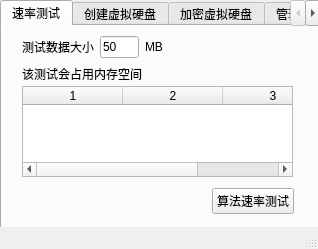
<?xml version="1.0" encoding="UTF-8"?>
<ui version="4.0">
 <class>MainWindow</class>
 <widget class="QMainWindow" name="MainWindow">
  <property name="geometry">
   <rect>
    <x>0</x>
    <y>0</y>
    <width>318</width>
    <height>249</height>
   </rect>
  </property>
  <property name="windowTitle">
   <string>MainWindow</string>
  </property>
  <widget class="QWidget" name="centralwidget">
   <widget class="QTabWidget" name="tabWidget">
    <property name="geometry">
     <rect>
      <x>0</x>
      <y>0</y>
      <width>321</width>
      <height>231</height>
     </rect>
    </property>
    <property name="currentIndex">
     <number>0</number>
    </property>
    <widget class="QWidget" name="tab_10">
     <attribute name="title">
      <string>速率测试</string>
     </attribute>
     <widget class="QWidget" name="layoutWidget_15">
      <property name="geometry">
       <rect>
        <x>20</x>
        <y>10</y>
        <width>141</width>
        <height>22</height>
       </rect>
      </property>
      <layout class="QHBoxLayout" name="horizontalLayout_27">
       <item>
        <widget class="QLabel" name="label_24">
         <property name="text">
          <string>测试数据大小</string>
         </property>
        </widget>
       </item>
       <item>
        <widget class="QLineEdit" name="lineEditSizeSpeedTest">
         <property name="text">
          <string>50</string>
         </property>
        </widget>
       </item>
       <item>
        <widget class="QLabel" name="label_25">
         <property name="text">
          <string>MB</string>
         </property>
        </widget>
       </item>
      </layout>
     </widget>
     <widget class="QWidget" name="horizontalLayoutWidget_12">
      <property name="geometry">
       <rect>
        <x>210</x>
        <y>160</y>
        <width>82</width>
        <height>31</height>
       </rect>
      </property>
      <layout class="QHBoxLayout" name="horizontalLayout_28">
       <item>
        <widget class="QPushButton" name="pushButtonSpeedTest">
         <property name="text">
          <string>算法速率测试</string>
         </property>
        </widget>
       </item>
      </layout>
     </widget>
     <widget class="QLabel" name="label_22">
      <property name="geometry">
       <rect>
        <x>20</x>
        <y>40</y>
        <width>141</width>
        <height>16</height>
       </rect>
      </property>
      <property name="text">
       <string>该测试会占用内存空间</string>
      </property>
     </widget>
     <widget class="QTableWidget" name="tableWidgetSpeedTest">
      <property name="geometry">
       <rect>
        <x>20</x>
        <y>60</y>
        <width>271</width>
        <height>91</height>
       </rect>
      </property>
      <property name="columnCount">
       <number>3</number>
      </property>
      <column/>
      <column/>
      <column/>
     </widget>
    </widget>
    <widget class="QWidget" name="tab">
     <attribute name="title">
      <string>创建虚拟硬盘</string>
     </attribute>
     <widget class="QWidget" name="layoutWidget">
      <property name="geometry">
       <rect>
        <x>20</x>
        <y>10</y>
        <width>241</width>
        <height>22</height>
       </rect>
      </property>
      <layout class="QHBoxLayout" name="horizontalLayout_2">
       <item>
        <widget class="QLabel" name="label_3">
         <property name="text">
          <string>磁盘大小</string>
         </property>
        </widget>
       </item>
       <item>
        <widget class="QLineEdit" name="lineEditSize">
         <property name="text">
          <string>10</string>
         </property>
        </widget>
       </item>
       <item>
        <widget class="QLabel" name="label_4">
         <property name="text">
          <string>MB</string>
         </property>
        </widget>
       </item>
       <item>
        <widget class="QLabel" name="label_5">
         <property name="text">
          <string>硬盘格式:</string>
         </property>
        </widget>
       </item>
       <item>
        <widget class="QComboBox" name="comboBoxFormat">
         <item>
          <property name="text">
           <string>NTFS</string>
          </property>
         </item>
         <item>
          <property name="text">
           <string>FAT</string>
          </property>
         </item>
         <item>
          <property name="text">
           <string>FAT32</string>
          </property>
         </item>
        </widget>
       </item>
      </layout>
     </widget>
     <widget class="QWidget" name="horizontalLayoutWidget">
      <property name="geometry">
       <rect>
        <x>210</x>
        <y>150</y>
        <width>77</width>
        <height>31</height>
       </rect>
      </property>
      <layout class="QHBoxLayout" name="horizontalLayout_4">
       <item>
        <widget class="QPushButton" name="pushButtonCreateVHD">
         <property name="text">
          <string>创建!</string>
         </property>
        </widget>
       </item>
      </layout>
     </widget>
     <widget class="QLabel" name="label_15">
      <property name="geometry">
       <rect>
        <x>20</x>
        <y>40</y>
        <width>241</width>
        <height>16</height>
       </rect>
      </property>
      <property name="styleSheet">
       <string notr="true">color: #FF5930;</string>
      </property>
      <property name="text">
       <string>注意！请在管理员模式下运行该模块功能!</string>
      </property>
     </widget>
    </widget>
    <widget class="QWidget" name="tab_2">
     <attribute name="title">
      <string>加密虚拟硬盘</string>
     </attribute>
     <widget class="QWidget" name="horizontalLayoutWidget_2">
      <property name="geometry">
       <rect>
        <x>210</x>
        <y>160</y>
        <width>77</width>
        <height>31</height>
       </rect>
      </property>
      <layout class="QHBoxLayout" name="horizontalLayout_5">
       <item>
        <widget class="QPushButton" name="pushButtonEncryptVHD">
         <property name="text">
          <string>加密!</string>
         </property>
        </widget>
       </item>
      </layout>
     </widget>
     <widget class="QWidget" name="layoutWidget_2">
      <property name="geometry">
       <rect>
        <x>20</x>
        <y>10</y>
        <width>241</width>
        <height>22</height>
       </rect>
      </property>
      <layout class="QHBoxLayout" name="horizontalLayout">
       <item>
        <widget class="QLabel" name="label">
         <property name="text">
          <string>加密算法:</string>
         </property>
        </widget>
       </item>
       <item>
        <widget class="QComboBox" name="comboBoxAlgorithmEncryptVHD">
         <property name="currentIndex">
          <number>1</number>
         </property>
         <item>
          <property name="text">
           <string>3DES</string>
          </property>
         </item>
         <item>
          <property name="text">
           <string>AES-128</string>
          </property>
         </item>
         <item>
          <property name="text">
           <string>AES-196</string>
          </property>
         </item>
         <item>
          <property name="text">
           <string>AES-256</string>
          </property>
         </item>
        </widget>
       </item>
       <item>
        <widget class="QLabel" name="label_2">
         <property name="text">
          <string>工作模式:</string>
         </property>
        </widget>
       </item>
       <item>
        <widget class="QComboBox" name="comboBoxModeEncryptVHD">
         <item>
          <property name="text">
           <string>ECB</string>
          </property>
         </item>
         <item>
          <property name="text">
           <string>CBC</string>
          </property>
         </item>
         <item>
          <property name="text">
           <string>CTR</string>
          </property>
         </item>
         <item>
          <property name="text">
           <string>CFB</string>
          </property>
         </item>
         <item>
          <property name="text">
           <string>OFB</string>
          </property>
         </item>
        </widget>
       </item>
      </layout>
     </widget>
     <widget class="QWidget" name="layoutWidget_5">
      <property name="geometry">
       <rect>
        <x>20</x>
        <y>40</y>
        <width>241</width>
        <height>22</height>
       </rect>
      </property>
      <layout class="QHBoxLayout" name="horizontalLayout_14">
       <item>
        <widget class="QLabel" name="labelPass_2">
         <property name="enabled">
          <bool>true</bool>
         </property>
         <property name="text">
          <string>输入口令:</string>
         </property>
        </widget>
       </item>
       <item>
        <widget class="QLineEdit" name="lineEditPassEncryptVHD">
         <property name="enabled">
          <bool>true</bool>
         </property>
         <property name="echoMode">
          <enum>QLineEdit::Password</enum>
         </property>
        </widget>
       </item>
      </layout>
     </widget>
     <widget class="QLabel" name="label_16">
      <property name="geometry">
       <rect>
        <x>20</x>
        <y>70</y>
        <width>241</width>
        <height>16</height>
       </rect>
      </property>
      <property name="styleSheet">
       <string notr="true">color: #FF5930;</string>
      </property>
      <property name="text">
       <string>注意！请在管理员模式下运行该模块功能!</string>
      </property>
     </widget>
    </widget>
    <widget class="QWidget" name="tab_5">
     <attribute name="title">
      <string>管理虚拟磁盘</string>
     </attribute>
     <widget class="QWidget" name="horizontalLayoutWidget_3">
      <property name="geometry">
       <rect>
        <x>110</x>
        <y>160</y>
        <width>77</width>
        <height>31</height>
       </rect>
      </property>
      <layout class="QHBoxLayout" name="horizontalLayout_7">
       <item>
        <widget class="QPushButton" name="pushButtonLoadVHD">
         <property name="text">
          <string>加载!</string>
         </property>
        </widget>
       </item>
      </layout>
     </widget>
     <widget class="QWidget" name="horizontalLayoutWidget_5">
      <property name="geometry">
       <rect>
        <x>210</x>
        <y>160</y>
        <width>77</width>
        <height>31</height>
       </rect>
      </property>
      <layout class="QHBoxLayout" name="horizontalLayout_8">
       <item>
        <widget class="QPushButton" name="pushButtonUnmountVHD">
         <property name="text">
          <string>弹出!</string>
         </property>
        </widget>
       </item>
      </layout>
     </widget>
     <widget class="QWidget" name="layoutWidget_10">
      <property name="geometry">
       <rect>
        <x>20</x>
        <y>40</y>
        <width>241</width>
        <height>22</height>
       </rect>
      </property>
      <layout class="QHBoxLayout" name="horizontalLayout_15">
       <item>
        <widget class="QLabel" name="labelPass_3">
         <property name="enabled">
          <bool>true</bool>
         </property>
         <property name="text">
          <string>输入口令:</string>
         </property>
        </widget>
       </item>
       <item>
        <widget class="QLineEdit" name="lineEditPassManageVHD">
         <property name="enabled">
          <bool>true</bool>
         </property>
         <property name="echoMode">
          <enum>QLineEdit::Password</enum>
         </property>
        </widget>
       </item>
      </layout>
     </widget>
     <widget class="QWidget" name="layoutWidget_6">
      <property name="geometry">
       <rect>
        <x>20</x>
        <y>10</y>
        <width>241</width>
        <height>22</height>
       </rect>
      </property>
      <layout class="QHBoxLayout" name="horizontalLayout_10">
       <item>
        <widget class="QLabel" name="label_10">
         <property name="text">
          <string>加密算法:</string>
         </property>
        </widget>
       </item>
       <item>
        <widget class="QComboBox" name="comboBoxAlgorithmManageVHD">
         <property name="currentIndex">
          <number>1</number>
         </property>
         <item>
          <property name="text">
           <string>3DES</string>
          </property>
         </item>
         <item>
          <property name="text">
           <string>AES-128</string>
          </property>
         </item>
         <item>
          <property name="text">
           <string>AES-196</string>
          </property>
         </item>
         <item>
          <property name="text">
           <string>AES-256</string>
          </property>
         </item>
        </widget>
       </item>
       <item>
        <widget class="QLabel" name="label_11">
         <property name="text">
          <string>工作模式:</string>
         </property>
        </widget>
       </item>
       <item>
        <widget class="QComboBox" name="comboBoxModeManageVHD">
         <item>
          <property name="text">
           <string>ECB</string>
          </property>
         </item>
         <item>
          <property name="text">
           <string>CBC</string>
          </property>
         </item>
         <item>
          <property name="text">
           <string>CTR</string>
          </property>
         </item>
         <item>
          <property name="text">
           <string>CFB</string>
          </property>
         </item>
         <item>
          <property name="text">
           <string>OFB</string>
          </property>
         </item>
        </widget>
       </item>
      </layout>
     </widget>
     <widget class="QLabel" name="label_17">
      <property name="geometry">
       <rect>
        <x>20</x>
        <y>70</y>
        <width>241</width>
        <height>16</height>
       </rect>
      </property>
      <property name="styleSheet">
       <string notr="true">color: #FF5930;</string>
      </property>
      <property name="text">
       <string>注意！请在管理员模式下运行该模块功能!</string>
      </property>
     </widget>
    </widget>
    <widget class="QWidget" name="tab_3">
     <attribute name="title">
      <string>加密文件</string>
     </attribute>
     <widget class="QWidget" name="layoutWidget_3">
      <property name="geometry">
       <rect>
        <x>20</x>
        <y>10</y>
        <width>241</width>
        <height>22</height>
       </rect>
      </property>
      <layout class="QHBoxLayout" name="horizontalLayout_3">
       <item>
        <widget class="QLabel" name="label_6">
         <property name="text">
          <string>加密算法:</string>
         </property>
        </widget>
       </item>
       <item>
        <widget class="QComboBox" name="comboBoxAlgorithmEncryptFile">
         <property name="currentIndex">
          <number>1</number>
         </property>
         <item>
          <property name="text">
           <string>3DES</string>
          </property>
         </item>
         <item>
          <property name="text">
           <string>AES-128</string>
          </property>
         </item>
         <item>
          <property name="text">
           <string>AES-196</string>
          </property>
         </item>
         <item>
          <property name="text">
           <string>AES-256</string>
          </property>
         </item>
        </widget>
       </item>
       <item>
        <widget class="QLabel" name="label_7">
         <property name="text">
          <string>工作模式:</string>
         </property>
        </widget>
       </item>
       <item>
        <widget class="QComboBox" name="comboBoxModeEncryptFile">
         <item>
          <property name="text">
           <string>ECB</string>
          </property>
         </item>
         <item>
          <property name="text">
           <string>CBC</string>
          </property>
         </item>
         <item>
          <property name="text">
           <string>CTR</string>
          </property>
         </item>
         <item>
          <property name="text">
           <string>CFB</string>
          </property>
         </item>
         <item>
          <property name="text">
           <string>OFB</string>
          </property>
         </item>
        </widget>
       </item>
      </layout>
     </widget>
     <widget class="QWidget" name="layoutWidget_7">
      <property name="geometry">
       <rect>
        <x>20</x>
        <y>40</y>
        <width>241</width>
        <height>22</height>
       </rect>
      </property>
      <layout class="QHBoxLayout" name="horizontalLayout_16">
       <item>
        <widget class="QLabel" name="labelPass_4">
         <property name="enabled">
          <bool>true</bool>
         </property>
         <property name="text">
          <string>输入口令:</string>
         </property>
        </widget>
       </item>
       <item>
        <widget class="QLineEdit" name="lineEditPassEncryptFile">
         <property name="enabled">
          <bool>true</bool>
         </property>
         <property name="echoMode">
          <enum>QLineEdit::Password</enum>
         </property>
        </widget>
       </item>
      </layout>
     </widget>
     <widget class="QWidget" name="horizontalLayoutWidget_4">
      <property name="geometry">
       <rect>
        <x>210</x>
        <y>160</y>
        <width>77</width>
        <height>31</height>
       </rect>
      </property>
      <layout class="QHBoxLayout" name="horizontalLayout_6">
       <item>
        <widget class="QPushButton" name="pushButtonEncryptFile">
         <property name="text">
          <string>加密!</string>
         </property>
        </widget>
       </item>
      </layout>
     </widget>
    </widget>
    <widget class="QWidget" name="tab_6">
     <attribute name="title">
      <string>解密文件</string>
     </attribute>
     <widget class="QWidget" name="horizontalLayoutWidget_6">
      <property name="geometry">
       <rect>
        <x>210</x>
        <y>160</y>
        <width>77</width>
        <height>31</height>
       </rect>
      </property>
      <layout class="QHBoxLayout" name="horizontalLayout_11">
       <item>
        <widget class="QPushButton" name="pushButtonDecryptFile">
         <property name="text">
          <string>解密!</string>
         </property>
        </widget>
       </item>
      </layout>
     </widget>
     <widget class="QWidget" name="layoutWidget_11">
      <property name="geometry">
       <rect>
        <x>20</x>
        <y>10</y>
        <width>241</width>
        <height>22</height>
       </rect>
      </property>
      <layout class="QHBoxLayout" name="horizontalLayout_12">
       <item>
        <widget class="QLabel" name="label_12">
         <property name="text">
          <string>加密算法:</string>
         </property>
        </widget>
       </item>
       <item>
        <widget class="QComboBox" name="comboBoxAlgorithmDecryptFile">
         <property name="currentIndex">
          <number>1</number>
         </property>
         <item>
          <property name="text">
           <string>3DES</string>
          </property>
         </item>
         <item>
          <property name="text">
           <string>AES-128</string>
          </property>
         </item>
         <item>
          <property name="text">
           <string>AES-196</string>
          </property>
         </item>
         <item>
          <property name="text">
           <string>AES-256</string>
          </property>
         </item>
        </widget>
       </item>
       <item>
        <widget class="QLabel" name="label_13">
         <property name="text">
          <string>工作模式:</string>
         </property>
        </widget>
       </item>
       <item>
        <widget class="QComboBox" name="comboBoxModeDecryptFile">
         <item>
          <property name="text">
           <string>ECB</string>
          </property>
         </item>
         <item>
          <property name="text">
           <string>CBC</string>
          </property>
         </item>
         <item>
          <property name="text">
           <string>CTR</string>
          </property>
         </item>
         <item>
          <property name="text">
           <string>CFB</string>
          </property>
         </item>
         <item>
          <property name="text">
           <string>OFB</string>
          </property>
         </item>
        </widget>
       </item>
      </layout>
     </widget>
     <widget class="QWidget" name="layoutWidget_8">
      <property name="geometry">
       <rect>
        <x>20</x>
        <y>40</y>
        <width>241</width>
        <height>22</height>
       </rect>
      </property>
      <layout class="QHBoxLayout" name="horizontalLayout_17">
       <item>
        <widget class="QLabel" name="labelPass_5">
         <property name="enabled">
          <bool>true</bool>
         </property>
         <property name="text">
          <string>输入口令:</string>
         </property>
        </widget>
       </item>
       <item>
        <widget class="QLineEdit" name="lineEditPassDecryptFile">
         <property name="enabled">
          <bool>true</bool>
         </property>
         <property name="echoMode">
          <enum>QLineEdit::Password</enum>
         </property>
        </widget>
       </item>
      </layout>
     </widget>
    </widget>
    <widget class="QWidget" name="tab_4">
     <attribute name="title">
      <string>加/解密文本</string>
     </attribute>
     <widget class="QWidget" name="layoutWidget_9">
      <property name="geometry">
       <rect>
        <x>20</x>
        <y>40</y>
        <width>241</width>
        <height>22</height>
       </rect>
      </property>
      <layout class="QHBoxLayout" name="horizontalLayout_18">
       <item>
        <widget class="QLabel" name="labelPass_6">
         <property name="enabled">
          <bool>true</bool>
         </property>
         <property name="text">
          <string>输入口令:</string>
         </property>
        </widget>
       </item>
       <item>
        <widget class="QLineEdit" name="lineEditPassText">
         <property name="enabled">
          <bool>true</bool>
         </property>
         <property name="echoMode">
          <enum>QLineEdit::Password</enum>
         </property>
        </widget>
       </item>
      </layout>
     </widget>
     <widget class="QWidget" name="layoutWidget_4">
      <property name="geometry">
       <rect>
        <x>20</x>
        <y>10</y>
        <width>241</width>
        <height>22</height>
       </rect>
      </property>
      <layout class="QHBoxLayout" name="horizontalLayout_9">
       <item>
        <widget class="QLabel" name="label_8">
         <property name="text">
          <string>加密算法:</string>
         </property>
        </widget>
       </item>
       <item>
        <widget class="QComboBox" name="comboBoxAlgorithmText">
         <property name="currentIndex">
          <number>1</number>
         </property>
         <item>
          <property name="text">
           <string>3DES</string>
          </property>
         </item>
         <item>
          <property name="text">
           <string>AES-128</string>
          </property>
         </item>
         <item>
          <property name="text">
           <string>AES-196</string>
          </property>
         </item>
         <item>
          <property name="text">
           <string>AES-256</string>
          </property>
         </item>
        </widget>
       </item>
       <item>
        <widget class="QLabel" name="label_9">
         <property name="text">
          <string>工作模式:</string>
         </property>
        </widget>
       </item>
       <item>
        <widget class="QComboBox" name="comboBoxModeText">
         <item>
          <property name="text">
           <string>ECB</string>
          </property>
         </item>
         <item>
          <property name="text">
           <string>CBC</string>
          </property>
         </item>
         <item>
          <property name="text">
           <string>CTR</string>
          </property>
         </item>
         <item>
          <property name="text">
           <string>CFB</string>
          </property>
         </item>
         <item>
          <property name="text">
           <string>OFB</string>
          </property>
         </item>
        </widget>
       </item>
      </layout>
     </widget>
     <widget class="QTextEdit" name="textEditPlainText">
      <property name="geometry">
       <rect>
        <x>20</x>
        <y>70</y>
        <width>111</width>
        <height>101</height>
       </rect>
      </property>
     </widget>
     <widget class="QTextEdit" name="textEditEncryptText">
      <property name="geometry">
       <rect>
        <x>183</x>
        <y>70</y>
        <width>111</width>
        <height>101</height>
       </rect>
      </property>
     </widget>
     <widget class="QWidget" name="layoutWidget">
      <property name="geometry">
       <rect>
        <x>140</x>
        <y>90</y>
        <width>31</width>
        <height>54</height>
       </rect>
      </property>
      <layout class="QVBoxLayout" name="verticalLayout">
       <item>
        <widget class="QPushButton" name="pushButtonEncryptText">
         <property name="text">
          <string>&gt;&gt;&gt;</string>
         </property>
        </widget>
       </item>
       <item>
        <widget class="QPushButton" name="pushButtonDecryptText">
         <property name="text">
          <string>&lt;&lt;&lt;</string>
         </property>
        </widget>
       </item>
      </layout>
     </widget>
     <widget class="QLabel" name="label_18">
      <property name="geometry">
       <rect>
        <x>20</x>
        <y>180</y>
        <width>54</width>
        <height>12</height>
       </rect>
      </property>
      <property name="text">
       <string>原文</string>
      </property>
     </widget>
     <widget class="QLabel" name="label_19">
      <property name="geometry">
       <rect>
        <x>180</x>
        <y>180</y>
        <width>54</width>
        <height>12</height>
       </rect>
      </property>
      <property name="text">
       <string>密文</string>
      </property>
     </widget>
    </widget>
    <widget class="QWidget" name="tab_7">
     <attribute name="title">
      <string>文件损毁检验</string>
     </attribute>
     <widget class="QTextEdit" name="textEditHash">
      <property name="geometry">
       <rect>
        <x>20</x>
        <y>40</y>
        <width>271</width>
        <height>71</height>
       </rect>
      </property>
     </widget>
     <widget class="QWidget" name="horizontalLayoutWidget_7">
      <property name="geometry">
       <rect>
        <x>210</x>
        <y>160</y>
        <width>77</width>
        <height>31</height>
       </rect>
      </property>
      <layout class="QHBoxLayout" name="horizontalLayout_19">
       <item>
        <widget class="QPushButton" name="pushButtonVerifyHash">
         <property name="text">
          <string>验证HASH!</string>
         </property>
        </widget>
       </item>
      </layout>
     </widget>
     <widget class="QWidget" name="layoutWidget_12">
      <property name="geometry">
       <rect>
        <x>20</x>
        <y>10</y>
        <width>111</width>
        <height>22</height>
       </rect>
      </property>
      <layout class="QHBoxLayout" name="horizontalLayout_20">
       <item>
        <widget class="QLabel" name="label_14">
         <property name="text">
          <string>HASH算法:</string>
         </property>
        </widget>
       </item>
       <item>
        <widget class="QComboBox" name="comboBoxHashMode">
         <property name="currentIndex">
          <number>0</number>
         </property>
         <item>
          <property name="text">
           <string>MD5</string>
          </property>
         </item>
         <item>
          <property name="text">
           <string>SHA1</string>
          </property>
         </item>
         <item>
          <property name="text">
           <string>SHA256</string>
          </property>
         </item>
        </widget>
       </item>
      </layout>
     </widget>
     <widget class="QWidget" name="horizontalLayoutWidget_8">
      <property name="geometry">
       <rect>
        <x>110</x>
        <y>160</y>
        <width>77</width>
        <height>31</height>
       </rect>
      </property>
      <layout class="QHBoxLayout" name="horizontalLayout_21">
       <item>
        <widget class="QPushButton" name="pushButtonCalcHash">
         <property name="text">
          <string>计算HASH!</string>
         </property>
        </widget>
       </item>
      </layout>
     </widget>
     <widget class="QLabel" name="label_20">
      <property name="geometry">
       <rect>
        <x>20</x>
        <y>120</y>
        <width>81</width>
        <height>16</height>
       </rect>
      </property>
      <property name="text">
       <string>文件HASH值</string>
      </property>
     </widget>
    </widget>
    <widget class="QWidget" name="tab_9">
     <attribute name="title">
      <string>生成RSA</string>
     </attribute>
     <widget class="QWidget" name="horizontalLayoutWidget_10">
      <property name="geometry">
       <rect>
        <x>200</x>
        <y>160</y>
        <width>88</width>
        <height>31</height>
       </rect>
      </property>
      <layout class="QHBoxLayout" name="horizontalLayout_24">
       <item>
        <widget class="QPushButton" name="pushButtonRSAGen">
         <property name="text">
          <string>生成公钥私钥!</string>
         </property>
        </widget>
       </item>
      </layout>
     </widget>
    </widget>
    <widget class="QWidget" name="tab_8">
     <attribute name="title">
      <string>数字签名</string>
     </attribute>
     <widget class="QWidget" name="layoutWidget_13">
      <property name="geometry">
       <rect>
        <x>20</x>
        <y>10</y>
        <width>124</width>
        <height>22</height>
       </rect>
      </property>
      <layout class="QHBoxLayout" name="horizontalLayout_22">
       <item>
        <widget class="QLabel" name="label_21">
         <property name="text">
          <string>HASH算法:</string>
         </property>
        </widget>
       </item>
       <item>
        <widget class="QComboBox" name="comboBoxHashModeSign">
         <property name="currentIndex">
          <number>0</number>
         </property>
         <item>
          <property name="text">
           <string>MD5</string>
          </property>
         </item>
         <item>
          <property name="text">
           <string>SHA1</string>
          </property>
         </item>
         <item>
          <property name="text">
           <string>SHA256</string>
          </property>
         </item>
        </widget>
       </item>
      </layout>
     </widget>
     <widget class="QWidget" name="horizontalLayoutWidget_9">
      <property name="geometry">
       <rect>
        <x>90</x>
        <y>160</y>
        <width>88</width>
        <height>31</height>
       </rect>
      </property>
      <layout class="QHBoxLayout" name="horizontalLayout_23">
       <item>
        <widget class="QPushButton" name="pushButtonSignGen">
         <property name="text">
          <string>生成数字签名!</string>
         </property>
        </widget>
       </item>
      </layout>
     </widget>
     <widget class="QWidget" name="horizontalLayoutWidget_11">
      <property name="geometry">
       <rect>
        <x>200</x>
        <y>160</y>
        <width>88</width>
        <height>31</height>
       </rect>
      </property>
      <layout class="QHBoxLayout" name="horizontalLayout_26">
       <item>
        <widget class="QPushButton" name="pushButtonSignVerify">
         <property name="text">
          <string>验证数字签名!</string>
         </property>
        </widget>
       </item>
      </layout>
     </widget>
    </widget>
   </widget>
  </widget>
  <widget class="QStatusBar" name="statusbar"/>
 </widget>
 <resources/>
 <connections/>
</ui>
